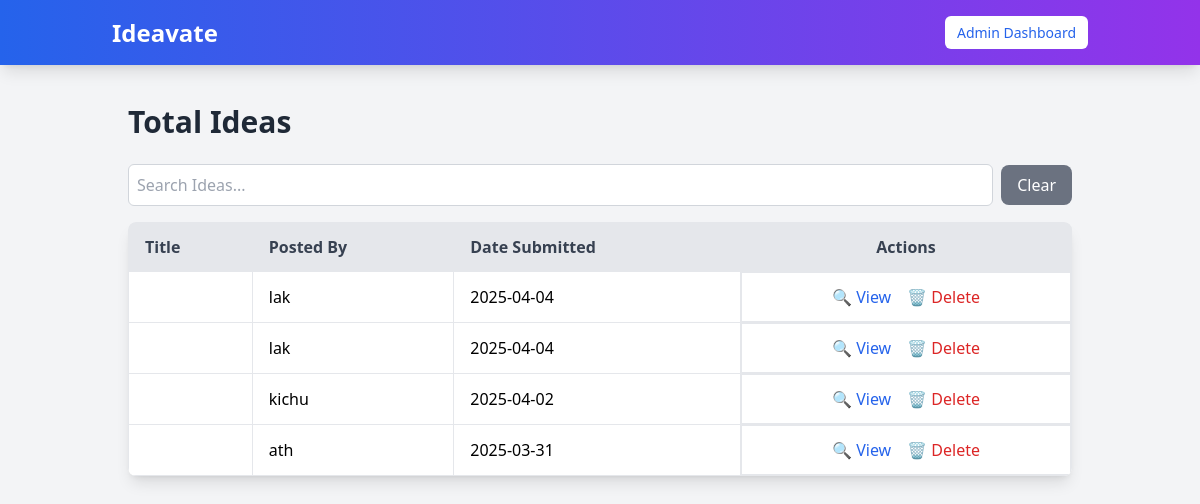
Before: /admin_dashboard/ideas/ (signed in) with the older database file.
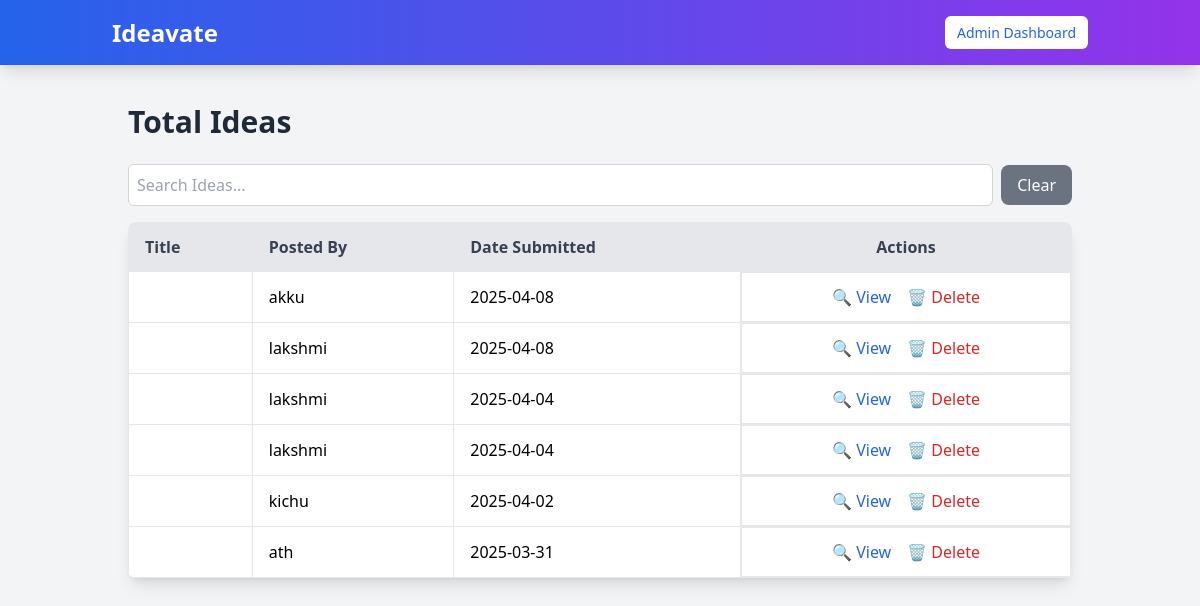
After: the same page with the newer database file.
### myapp/models.py (models this page shows, shortened)
class Idea(models.Model):
    user = models.ForeignKey(User, on_delete=models.CASCADE, related_name="ideas")
    idea_name = models.CharField(max_length=100)
    description = models.TextField(blank=True)
    category = models.CharField(max_length=100, blank=True, null=True)  # Example: Tech, Health, AI
    funding_goal = models.DecimalField(max_digits=10, decimal_places=2, null=True, blank=True)
    estimated_investment = models.DecimalField(max_digits=10, decimal_places=2, null=True, blank=True)
    collaboration = models.BooleanField(default=False)
    status = models.CharField(
        max_length=20,
        choices=[("open", "Open for Investment"), ("progress", "In Progress"), ("completed", "Completed")],
        default="open"
    )
    created_at = models.DateTimeField(auto_now_add=True)  # Timestamp when idea is posted
    updated_at = models.DateTimeField(auto_now=True)  # Timestamp when idea is modified
    class Meta:
        verbose_name = "Idea"
        verbose_name_plural = "Ideas"
        ordering = ["-created_at"]  # Show newest ideas first

class User(AbstractUser):
    is_user = models.BooleanField(default=False)
    is_organization = models.BooleanField(default=False)
    groups = models.ManyToManyField(Group, related_name="custom_user_groups", blank=True)
    user_permissions = models.ManyToManyField(Permission, related_name="custom_user_permissions", blank=True)

### myapp/views.py (the view)
# urls.py: path("admin_dashboard/ideas/",views. admin_ideas, name="admin_ideas"),
@user_passes_test(is_admin)
def admin_ideas(request):
    ideas = Idea.objects.all()
    return render(request, "admin_ideas.html", {"ideas": ideas})

### myapp/views.py (called while the page is built)
def is_admin(user):
    return user.is_authenticated and user.is_superuser

### templates/admin_ideas.html (shortened to what this page needs)
{% extends "navbar.html" %}
{% block content %}
<div class="container mx-auto p-6">
    <h1 class="text-3xl font-bold text-gray-800 mb-6">Total Ideas</h1>
    <div class="flex items-center mb-4">
        <input type="text" id="searchInput" placeholder="Search Ideas..." class="w-full p-2 border border-gray-300 rounded-md focus:outline-none focus:ring-2 focus:ring-blue-500">
        <button onclick="clearSearch()" class="ml-2 px-4 py-2 bg-gray-500 text-white rounded-lg hover:bg-gray-600 transition">Clear</button>
    </div>
    <div class="overflow-x-auto bg-white shadow-lg rounded-lg">
        <table class="w-full border border-gray-300">
            <thead>
                <tr class="bg-gray-200 text-gray-700 text-left">
                    <th class="py-3 px-4 border">Title</th>
                    <th class="py-3 px-4 border">Posted By</th>
                    <th class="py-3 px-4 border">Date Submitted</th>
                    <th class="py-3 px-4 border text-center">Actions</th>
                </tr>
            </thead>
            <tbody id="ideaTable">
                {% for idea in ideas %}
                <tr class="border hover:bg-gray-50 transition">
                    <td class="py-3 px-4 border">{{ idea.title }}</td>
                    <td class="py-3 px-4 border">{{ idea.user.username }}</td>
                    <td class="py-3 px-4 border">{{ idea.created_at|date:"Y-m-d" }}</td>
                    <td class="py-3 px-4 border text-center flex justify-center gap-4">
                        <a href="{% url 'idea_detail' idea.id %}" class="text-blue-600 hover:text-blue-800 transition">
                            🔍 View
                        </a>
                        <form action="{% url 'delete_idea' idea.id %}" method="post" onsubmit="return confirm('Are you sure you want to delete this idea?');">
                            <button type="submit" class="text-red-600 hover:text-red-800 transition">
                                🗑 Delete
                            </button>
                        </form>
                    </td>
                </tr>
                {% empty %}
                <tr>
                    <td colspan="4" class="text-center py-6 text-gray-500">No ideas found.</td>
                </tr>
                {% endfor %}
            </tbody>
        </table>
    </div>
</div>
{% endblock %}

Changed rows visible on the page:
added Idea: user.username "akku", created_at "2025-04-08"
added Idea: user.username "lakshmi", created_at "2025-04-08"
changed through a linked row, Idea (number 3 of 6 on the later page): user.username "lak" → "lakshmi"
changed through a linked row, Idea (number 4 of 6 on the later page): user.username "lak" → "lakshmi"
